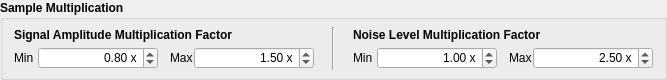
           <widget class="QGroupBox" name="setMultBox">
            <property name="minimumSize">
             <size>
              <width>667</width>
              <height>80</height>
             </size>
            </property>
            <property name="maximumSize">
             <size>
              <width>16777215</width>
              <height>80</height>
             </size>
            </property>
            <property name="font">
             <font>
              <bold>true</bold>
             </font>
            </property>
            <property name="title">
             <string>Sample Multiplication</string>
            </property>
            <layout class="QHBoxLayout" name="setMultBoxLayout">
             <property name="spacing">
              <number>18</number>
             </property>
             <property name="topMargin">
              <number>7</number>
             </property>
             <property name="bottomMargin">
              <number>7</number>
             </property>
             <item>
              <layout class="QVBoxLayout" name="sigMultFacLayout">
               <property name="spacing">
                <number>4</number>
               </property>
               <item>
                <widget class="QLabel" name="sigMultFacLabel">
                 <property name="minimumSize">
                  <size>
                   <width>250</width>
                   <height>16</height>
                  </size>
                 </property>
                 <property name="maximumSize">
                  <size>
                   <width>16777215</width>
                   <height>16</height>
                  </size>
                 </property>
                 <property name="font">
                  <font>
                   <bold>true</bold>
                  </font>
                 </property>
                 <property name="text">
                  <string>Signal Amplitude Multiplication Factor</string>
                 </property>
                </widget>
               </item>
               <item>
                <layout class="QHBoxLayout" name="sigMultLvlLayout">
                 <property name="spacing">
                  <number>12</number>
                 </property>
                 <item>
                  <layout class="QHBoxLayout" name="sigMultMinLayout">
                   <property name="spacing">
                    <number>0</number>
                   </property>
                   <item>
                    <widget class="QLabel" name="sigMultMinLabel">
                     <property name="font">
                      <font>
                       <bold>false</bold>
                      </font>
                     </property>
                     <property name="text">
                      <string>Min</string>
                     </property>
                    </widget>
                   </item>
                   <item>
                    <widget class="QDoubleSpinBox" name="sigMultMin">
                     <property name="minimumSize">
                      <size>
                       <width>120</width>
                       <height>22</height>
                      </size>
                     </property>
                     <property name="maximumSize">
                      <size>
                       <width>16777215</width>
                       <height>22</height>
                      </size>
                     </property>
                     <property name="font">
                      <font>
                       <bold>false</bold>
                      </font>
                     </property>
                     <property name="alignment">
                      <set>Qt::AlignmentFlag::AlignRight|Qt::AlignmentFlag::AlignTrailing|Qt::AlignmentFlag::AlignVCenter</set>
                     </property>
                     <property name="suffix">
                      <string> x</string>
                     </property>
                     <property name="minimum">
                      <double>0.100000000000000</double>
                     </property>
                     <property name="maximum">
                      <double>10.000000000000000</double>
                     </property>
                     <property name="singleStep">
                      <double>0.500000000000000</double>
                     </property>
                     <property name="value">
                      <double>0.800000000000000</double>
                     </property>
                    </widget>
                   </item>
                  </layout>
                 </item>
                 <item>
                  <layout class="QHBoxLayout" name="sigMultMaxLayout">
                   <property name="spacing">
                    <number>0</number>
                   </property>
                   <item>
                    <widget class="QLabel" name="sigMultMaxLabel">
                     <property name="font">
                      <font>
                       <bold>false</bold>
                      </font>
                     </property>
                     <property name="text">
                      <string>Max</string>
                     </property>
                    </widget>
                   </item>
                   <item>
                    <widget class="QDoubleSpinBox" name="sigMultMax">
                     <property name="minimumSize">
                      <size>
                       <width>120</width>
                       <height>22</height>
                      </size>
                     </property>
                     <property name="maximumSize">
                      <size>
                       <width>16777215</width>
                       <height>22</height>
                      </size>
                     </property>
                     <property name="font">
                      <font>
                       <bold>false</bold>
                      </font>
                     </property>
                     <property name="alignment">
                      <set>Qt::AlignmentFlag::AlignRight|Qt::AlignmentFlag::AlignTrailing|Qt::AlignmentFlag::AlignVCenter</set>
                     </property>
                     <property name="suffix">
                      <string> x</string>
                     </property>
                     <property name="minimum">
                      <double>0.100000000000000</double>
                     </property>
                     <property name="maximum">
                      <double>10.000000000000000</double>
                     </property>
                     <property name="singleStep">
                      <double>0.500000000000000</double>
                     </property>
                     <property name="value">
                      <double>1.500000000000000</double>
                     </property>
                    </widget>
                   </item>
                  </layout>
                 </item>
                </layout>
               </item>
              </layout>
             </item>
             <item>
              <widget class="Line" name="setMultSeparator">
               <property name="orientation">
                <enum>Qt::Orientation::Vertical</enum>
               </property>
              </widget>
             </item>
             <item>
              <layout class="QVBoxLayout" name="noiMultFacLayout">
               <property name="spacing">
                <number>4</number>
               </property>
               <item>
                <widget class="QLabel" name="noiMultFacLabel">
                 <property name="minimumSize">
                  <size>
                   <width>250</width>
                   <height>16</height>
                  </size>
                 </property>
                 <property name="maximumSize">
                  <size>
                   <width>16777215</width>
                   <height>16</height>
                  </size>
                 </property>
                 <property name="font">
                  <font>
                   <bold>true</bold>
                  </font>
                 </property>
                 <property name="text">
                  <string>Noise Level Multiplication Factor</string>
                 </property>
                </widget>
               </item>
               <item>
                <layout class="QHBoxLayout" name="noiMultLvlLayout">
                 <property name="spacing">
                  <number>12</number>
                 </property>
                 <item>
                  <layout class="QHBoxLayout" name="noiMultMinLayout">
                   <property name="spacing">
                    <number>0</number>
                   </property>
                   <item>
                    <widget class="QLabel" name="noiMultMinLabel">
                     <property name="font">
                      <font>
                       <bold>false</bold>
                      </font>
                     </property>
                     <property name="text">
                      <string>Min</string>
                     </property>
                    </widget>
                   </item>
                   <item>
                    <widget class="QDoubleSpinBox" name="noiMultMin">
                     <property name="minimumSize">
                      <size>
                       <width>120</width>
                       <height>22</height>
                      </size>
                     </property>
                     <property name="maximumSize">
                      <size>
                       <width>16777215</width>
                       <height>22</height>
                      </size>
                     </property>
                     <property name="font">
                      <font>
                       <bold>false</bold>
                      </font>
                     </property>
                     <property name="alignment">
                      <set>Qt::AlignmentFlag::AlignRight|Qt::AlignmentFlag::AlignTrailing|Qt::AlignmentFlag::AlignVCenter</set>
                     </property>
                     <property name="suffix">
                      <string> x</string>
                     </property>
                     <property name="minimum">
                      <double>0.100000000000000</double>
                     </property>
                     <property name="maximum">
                      <double>10.000000000000000</double>
                     </property>
                     <property name="singleStep">
                      <double>0.500000000000000</double>
                     </property>
                     <property name="value">
                      <double>1.000000000000000</double>
                     </property>
                    </widget>
                   </item>
                  </layout>
                 </item>
                 <item>
                  <layout class="QHBoxLayout" name="noiMultMaxLayout">
                   <property name="spacing">
                    <number>0</number>
                   </property>
                   <item>
                    <widget class="QLabel" name="noiMultMaxLabel">
                     <property name="font">
                      <font>
                       <bold>false</bold>
                      </font>
                     </property>
                     <property name="text">
                      <string>Max</string>
                     </property>
                    </widget>
                   </item>
                   <item>
                    <widget class="QDoubleSpinBox" name="noiMultMax">
                     <property name="minimumSize">
                      <size>
                       <width>120</width>
                       <height>22</height>
                      </size>
                     </property>
                     <property name="maximumSize">
                      <size>
                       <width>16777215</width>
                       <height>22</height>
                      </size>
                     </property>
                     <property name="font">
                      <font>
                       <bold>false</bold>
                      </font>
                     </property>
                     <property name="alignment">
                      <set>Qt::AlignmentFlag::AlignRight|Qt::AlignmentFlag::AlignTrailing|Qt::AlignmentFlag::AlignVCenter</set>
                     </property>
                     <property name="suffix">
                      <string> x</string>
                     </property>
                     <property name="minimum">
                      <double>0.100000000000000</double>
                     </property>
                     <property name="maximum">
                      <double>10.000000000000000</double>
                     </property>
                     <property name="singleStep">
                      <double>0.500000000000000</double>
                     </property>
                     <property name="value">
                      <double>2.500000000000000</double>
                     </property>
                    </widget>
                   </item>
                  </layout>
                 </item>
                </layout>
               </item>
              </layout>
             </item>
            </layout>
           </widget>
